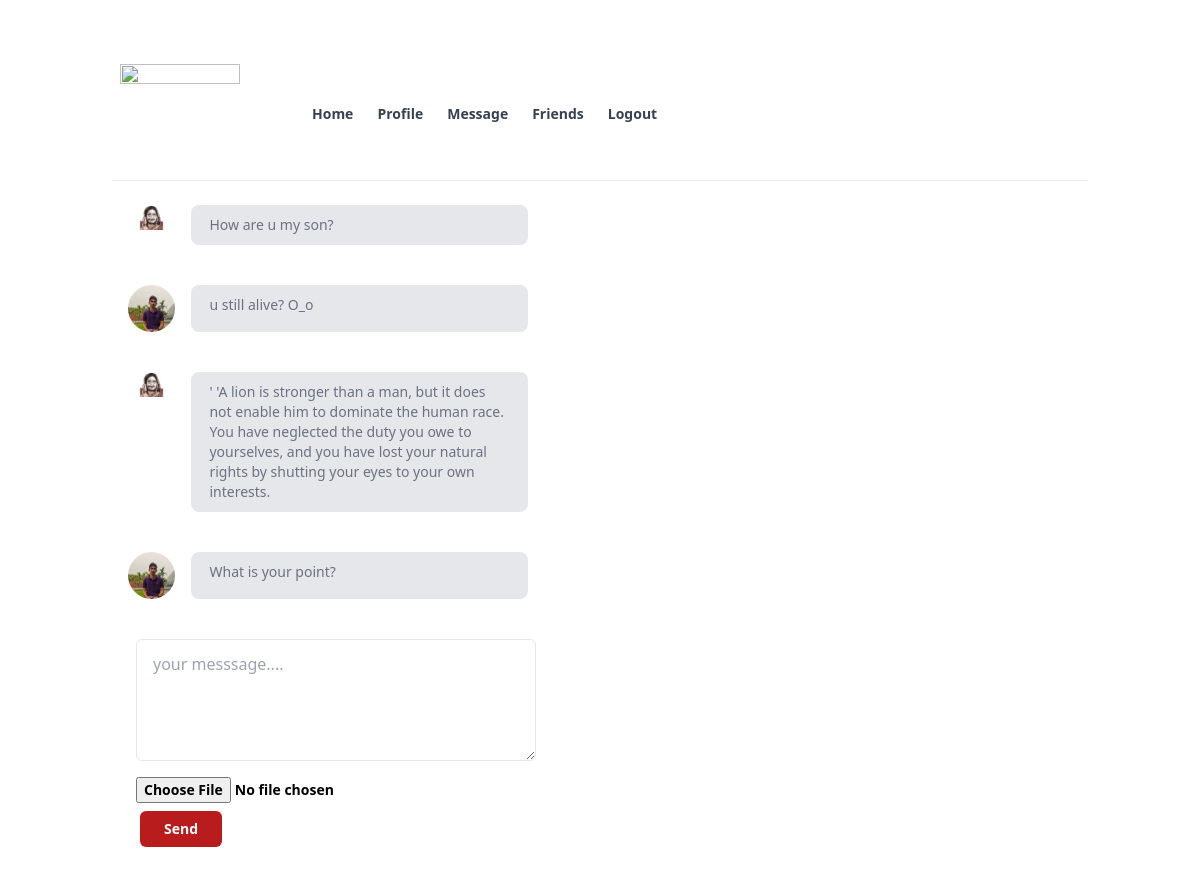
The page /message.php?id=4 (signed in) on the database its author committed.
### tables this page shows
CREATE TABLE `message` (
  `message_id` int(11) NOT NULL,
  `from_friend` varchar(11) NOT NULL,
  `to_friend` varchar(11) NOT NULL,
  `msg_desc` text NOT NULL,
  `msg_time` timestamp NOT NULL DEFAULT current_timestamp() ON UPDATE current_timestamp(),
  `conversion_id` int(11) NOT NULL
);

CREATE TABLE `user_info` (
  `username` varchar(15) NOT NULL,
  `first_name` varchar(150) NOT NULL,
  `last_name` varchar(150) NOT NULL,
  `gender` varchar(15) NOT NULL,
  `email` varchar(200) NOT NULL,
  `phone_no` int(15) NOT NULL,
  `date_of_birth` date NOT NULL,
  `address` varchar(200) NOT NULL,
  `password` varchar(200) NOT NULL,
  `profile_pic` varchar(255) NOT NULL
);

### message.php (the view, shortened to what this page needs)
<?php require_once "header.php"; ?>
<?php require_once "db.php"; ?>
<?php
$conversion_id  = $_GET["id"];
$msg_sql= "SELECT first_name,last_name, profile_pic, to_friend, msg_desc,msg_time,from_friend  FROM `message`  LEFT JOIN `user_info`  ON   message.from_friend=user_info.username  WHERE conversion_id='$conversion_id' ";
$result = mysqli_query($conn, $msg_sql);
while($row = mysqli_fetch_array($result))
{
    echo'
<div class= "flex mt-2  grow-0 max-w-md p-4 ">
<div>
<img class="rounded-full" src="'.$row["profile_pic"].'"   width=60 height=60/></div>
<p class="border-2 bg-gray-200 px-4 py-2  mx-4 text-sm text-gray-500  rounded-lg w-full ">
'.$row["msg_desc"].'
</p>
</div>';
}
echo'<div class="max-w-md p-6"><form  action="message.php?id='.$conversion_id.'" method="POST" enctype="multipart/form-data">
<textarea name="msg_desc" type="text" id="status_desc" rows="4" class="block  border border-b px-4 py-3 rounded-md mb-2  w-full" placeholder="your messsage.... "></textarea>
<input class="text-sm font-semibold  py-2" type="file" name="msg_image">
<button type="submit" class="ml-1 block px-6 py-2 rounded-md bg-red-700 text-white text-sm font-semibold w-md">Send</button>
</form></div>';
?>

### rows shown on the page
message: from_friend.profile_pic (picture), msg_desc "How are u my son?"
message: from_friend.profile_pic (picture), msg_desc "u still alive? O_o"
message: from_friend.profile_pic (picture), msg_desc "' 'A lion is stronger than a man, but it does not enable him to dominate the human race. You have neglected the duty you owe to yourselves, and you have lost your natural rights by shutting your eyes to your own interests."
message: from_friend.profile_pic (picture), msg_desc "What is your point?"
